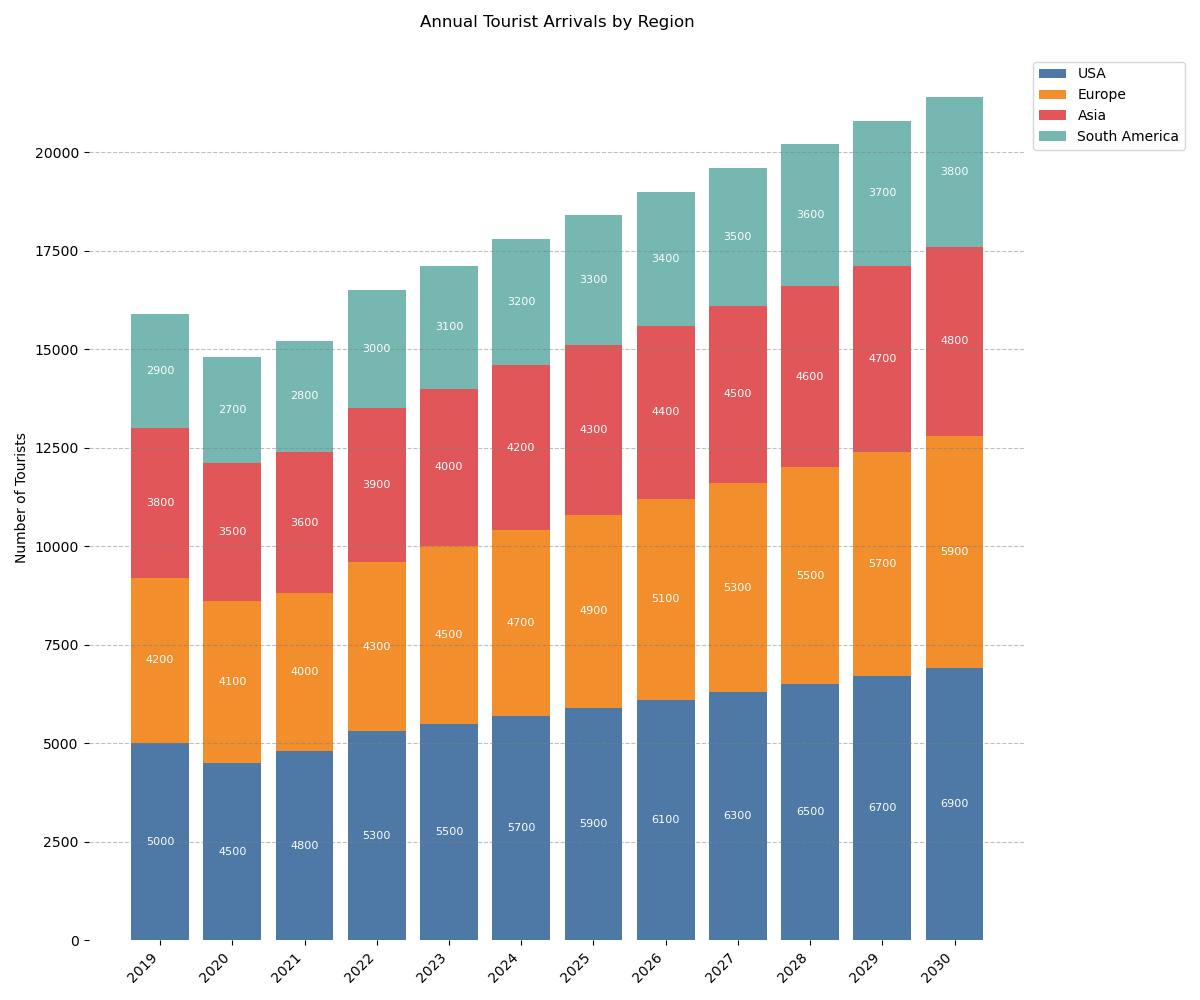

The Python source for this figure:

import matplotlib.pyplot as plt

# Data
years = ['2019', '2020', '2021', '2022', '2023', '2024', '2025', '2026', '2027', '2028', '2029', '2030']
usa = [5000, 4500, 4800, 5300, 5500, 5700, 5900, 6100, 6300, 6500, 6700, 6900]
europe = [4200, 4100, 4000, 4300, 4500, 4700, 4900, 5100, 5300, 5500, 5700, 5900]
asia = [3800, 3500, 3600, 3900, 4000, 4200, 4300, 4400, 4500, 4600, 4700, 4800]
south_america = [2900, 2700, 2800, 3000, 3100, 3200, 3300, 3400, 3500, 3600, 3700, 3800]

# Stacked bar data preparation
bar_width = 0.8
indices = range(len(years))

# Plotting
fig, ax = plt.subplots(figsize=(12, 10))

ax.bar(indices, usa, width=bar_width, color='#4e79a7', label='USA')
ax.bar(indices, europe, width=bar_width, bottom=usa, color='#f28e2b', label='Europe')
ax.bar(indices, asia, width=bar_width, bottom=[i+j for i,j in zip(usa, europe)], color='#e15759', label='Asia')
ax.bar(indices, south_america, width=bar_width, bottom=[i+j+k for i,j,k in zip(usa, europe, asia)], color='#76b7b2', label='South America')

# Labels and Titles
ax.set_ylabel('Number of Tourists')
ax.set_title('Annual Tourist Arrivals by Region', pad=20)
ax.set_xticks(indices)
ax.set_xticklabels(years, rotation=45, ha='right')
ax.legend(loc='upper left', bbox_to_anchor=(1, 1))

# Add numerical labels to each bar segment
for idx in indices:
    ax.text(idx, usa[idx] / 2, str(usa[idx]), va='center', ha='center', color='white', fontsize=8)
    ax.text(idx, usa[idx] + europe[idx] / 2, str(europe[idx]), va='center', ha='center', color='white', fontsize=8)
    ax.text(idx, usa[idx] + europe[idx] + asia[idx] / 2, str(asia[idx]), va='center', ha='center', color='white', fontsize=8)
    ax.text(idx, usa[idx] + europe[idx] + asia[idx] + south_america[idx] / 2, str(south_america[idx]), va='center', ha='center', color='white', fontsize=8)

# Remove the spines
for spine in ax.spines.values():
    spine.set_visible(False)

# Grid lines
ax.yaxis.grid(True, linestyle='--', which='major', color='grey', alpha=0.5)

# Show plot
plt.tight_layout()
plt.show()
